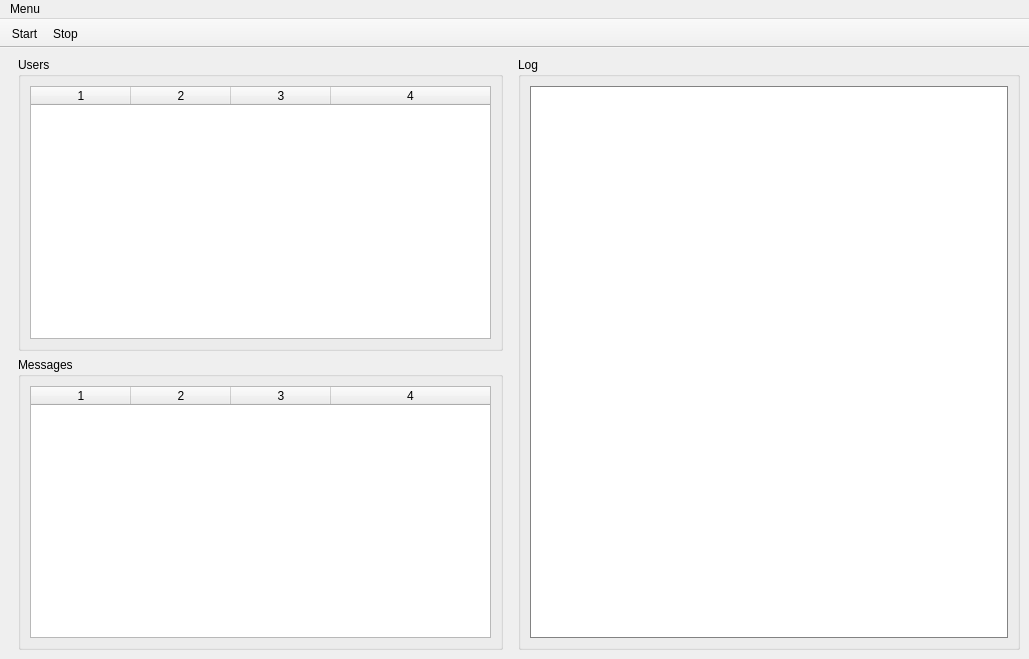
<?xml version="1.0" encoding="UTF-8"?>
<ui version="4.0">
 <class>MainWindow</class>
 <widget class="QMainWindow" name="MainWindow">
  <property name="geometry">
   <rect>
    <x>0</x>
    <y>0</y>
    <width>1029</width>
    <height>659</height>
   </rect>
  </property>
  <property name="windowTitle">
   <string>Chatik - Server</string>
  </property>
  <property name="windowIcon">
   <iconset resource="resicons.qrc">
    <normaloff>:/icons/server.svg</normaloff>:/icons/server.svg</iconset>
  </property>
  <widget class="QWidget" name="centralwidget">
   <layout class="QHBoxLayout" name="horizontalLayout">
    <item>
     <widget class="QWidget" name="widget" native="true">
      <layout class="QVBoxLayout" name="verticalLayout">
       <property name="topMargin">
        <number>0</number>
       </property>
       <property name="bottomMargin">
        <number>0</number>
       </property>
       <item>
        <widget class="QGroupBox" name="groupBox">
         <property name="layoutDirection">
          <enum>Qt::LeftToRight</enum>
         </property>
         <property name="title">
          <string>Users</string>
         </property>
         <layout class="QGridLayout" name="gridLayout">
          <item row="0" column="0">
           <widget class="QTableWidget" name="tableUsers">
            <property name="columnCount">
             <number>4</number>
            </property>
            <attribute name="horizontalHeaderStretchLastSection">
             <bool>true</bool>
            </attribute>
            <column/>
            <column/>
            <column/>
            <column/>
           </widget>
          </item>
         </layout>
        </widget>
       </item>
       <item>
        <widget class="QGroupBox" name="groupBox_2">
         <property name="title">
          <string>Messages</string>
         </property>
         <layout class="QGridLayout" name="gridLayout_3">
          <item row="0" column="0">
           <widget class="QTableWidget" name="tableMessages">
            <property name="columnCount">
             <number>4</number>
            </property>
            <attribute name="horizontalHeaderStretchLastSection">
             <bool>true</bool>
            </attribute>
            <column/>
            <column/>
            <column/>
            <column/>
           </widget>
          </item>
         </layout>
        </widget>
       </item>
      </layout>
     </widget>
    </item>
    <item>
     <widget class="QGroupBox" name="groupBox_3">
      <property name="title">
       <string>Log</string>
      </property>
      <layout class="QGridLayout" name="gridLayout_2">
       <item row="0" column="0">
        <widget class="QTextBrowser" name="textLog">
         <property name="styleSheet">
          <string notr="true">border: 1px solid rgb(130, 130, 130);</string>
         </property>
        </widget>
       </item>
      </layout>
     </widget>
    </item>
   </layout>
  </widget>
  <widget class="QMenuBar" name="menubar">
   <property name="geometry">
    <rect>
     <x>0</x>
     <y>0</y>
     <width>1029</width>
     <height>22</height>
    </rect>
   </property>
   <widget class="QMenu" name="menuFile">
    <property name="title">
     <string>Menu</string>
    </property>
    <addaction name="actionExit"/>
   </widget>
   <addaction name="menuFile"/>
  </widget>
  <widget class="QToolBar" name="toolBar">
   <property name="windowTitle">
    <string>toolBar</string>
   </property>
   <property name="movable">
    <bool>false</bool>
   </property>
   <property name="iconSize">
    <size>
     <width>36</width>
     <height>36</height>
    </size>
   </property>
   <attribute name="toolBarArea">
    <enum>TopToolBarArea</enum>
   </attribute>
   <attribute name="toolBarBreak">
    <bool>false</bool>
   </attribute>
   <addaction name="actionStartToolBar"/>
   <addaction name="actionStopToolBar"/>
  </widget>
  <action name="actionExit">
   <property name="text">
    <string>Exit</string>
   </property>
  </action>
  <action name="actionStartToolBar">
   <property name="icon">
    <iconset resource="resicons.qrc">
     <normaloff>:/icons/play.svg</normaloff>:/icons/play.svg</iconset>
   </property>
   <property name="text">
    <string>Start</string>
   </property>
   <property name="toolTip">
    <string>Start server</string>
   </property>
  </action>
  <action name="actionStopToolBar">
   <property name="icon">
    <iconset resource="resicons.qrc">
     <normaloff>:/icons/stop.svg</normaloff>:/icons/stop.svg</iconset>
   </property>
   <property name="text">
    <string>Stop</string>
   </property>
   <property name="toolTip">
    <string>Stop server</string>
   </property>
  </action>
 </widget>
 <resources>
  <include location="resicons.qrc"/>
 </resources>
 <connections/>
</ui>
